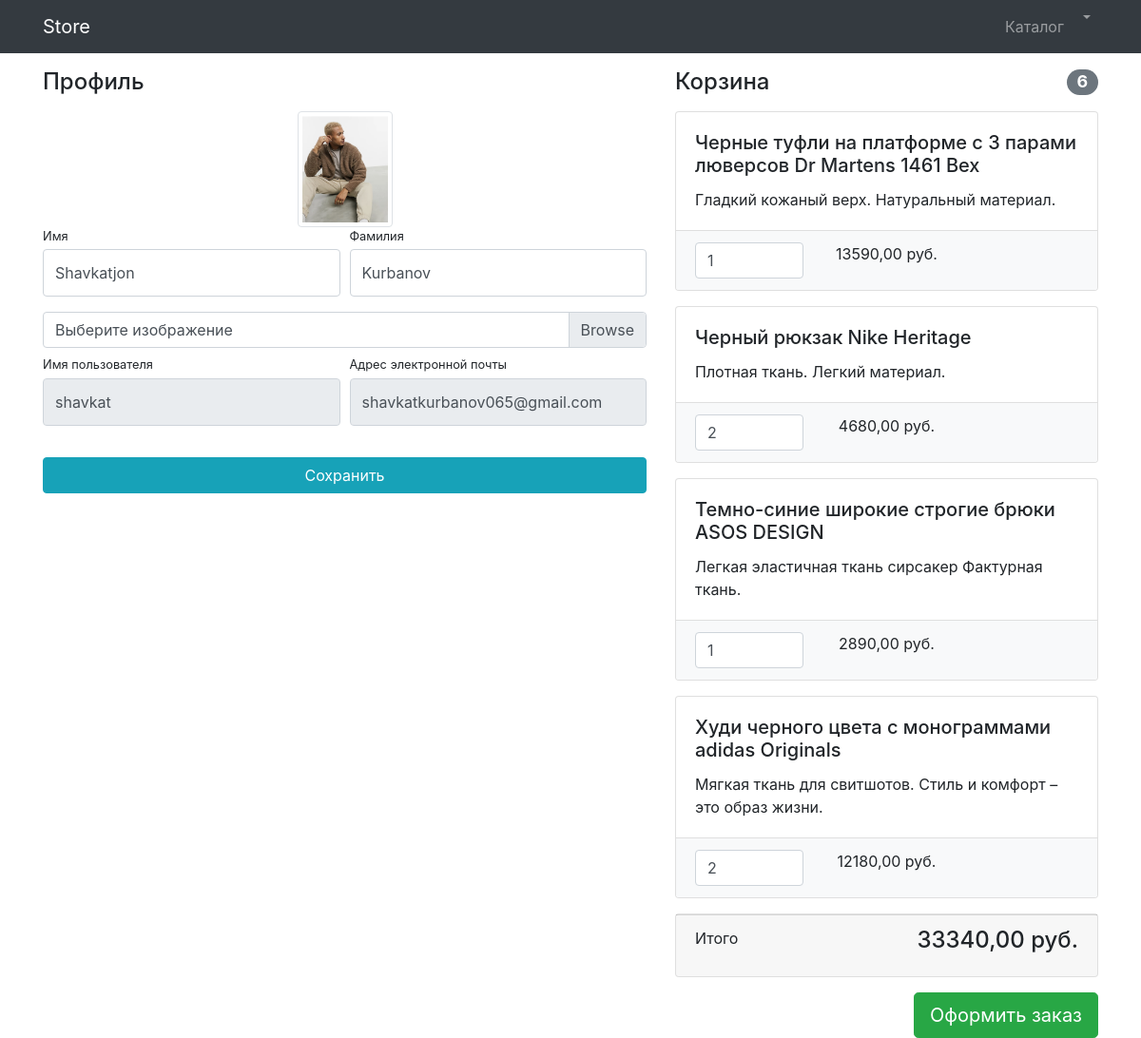
Page /users/profile/1/ (signed in) on the committed database.
### users/models.py (models this page shows)
class User(AbstractUser):
    image = models.ImageField(upload_to='users_images', null=True, blank=True)

### products/models.py (models this page shows, shortened)
class Basket(models.Model):
    user = models.ForeignKey(to=User, on_delete=models.CASCADE)
    product = models.ForeignKey(to=Product, on_delete=models.CASCADE)
    quantity = models.PositiveSmallIntegerField(default=0)
    created_timestamp = models.DateTimeField(auto_now_add=True)
    objects = BasketQuerySet.as_manager()
    def sum(self):
        return self.product.price * self.quantity
    def total_quantity(self):
        baskets = Basket.objects.filter(user=self.user)
        return sum(basket.quantity for basket in baskets)

class Product(models.Model):
    name = models.CharField(max_length=266, unique=True)
    description = models.TextField()
    price = models.DecimalField(max_digits=10, decimal_places=2)
    quantity = models.PositiveIntegerField(default=0)
    image = models.ImageField(upload_to='products_images')
    category = models.ForeignKey(to=ProductCategory, on_delete=models.CASCADE)
    class Meta:
        verbose_name = 'Продукт'
        verbose_name_plural = 'Продукты'

### users/views.py (the view, shortened to what this page needs)
# urls.py: path('profile/<int:pk>/', login_required(UserProfileView.as_view()), name='profile'),
class UserProfileView(TitleMixin, UpdateView):
    model = User
    form_class = UserProfileForm
    template_name = 'users/profile.html'
    title = 'Store - Личный кабинет'
    def get_context_data(self, **kwargs):
        context = super(UserProfileView, self).get_context_data()
        context['baskets'] = Basket.objects.filter(user=self.object)
        return context

### users/forms.py
class UserProfileForm(UserChangeForm):
    first_name = forms.CharField(widget=forms.TextInput(attrs={'class': 'form-control py-4'}))
    last_name = forms.CharField(widget=forms.TextInput(attrs={'class': 'form-control py-4'}))
    image = forms.ImageField(widget=forms.FileInput(attrs={'class': 'custom-file-input'}), required=False)
    username = forms.CharField(widget=forms.TextInput(attrs={'class': 'form-control py-4', 'readonly': True}))
    email = forms.CharField(widget=forms.TextInput(attrs={'class': 'form-control py-4', 'readonly': True}))
    class Meta:
        model = User
        fields = ('first_name', 'last_name', 'image', 'username', 'email')

### common/views.py (called while the page is built)
    def get_context_data(self, **kwargs):
        context = super(TitleMixin, self).get_context_data(**kwargs)
        context['title'] = self.title
        return context

### products/models.py (called while the page is built)
    def total_sum(self):
        return sum(basket.sum() for basket in self)

### templates/users/profile.html (shortened to what this page needs)
{% extends 'products/base.html' %}
{% load static %}
{% block css %}
    <link href="{% static 'vendor/css/profile.css' %}" rel="stylesheet">
{% endblock %}
{% block content %}
    <div class="container">
    <div class="row">
        <div class="col-lg-7">
            <h4 class="mt-3 mb-3">Профиль</h4>
            <div class="col-lg-12 text-center">
                <img width="100" height="100"
                     src="{% if user.image %} {{ user.image.url }} {% else %} {% static 'vendor/img/users/default_avatar.jpg' %} {% endif %}"
                     class="img-thumbnail">
            </div>
            <form action="{% url 'users:profile' user.id %}" method="post" enctype="multipart/form-data">
                <div class="form-row">
                    <div class="col-lg-6">
                        <div class="form-group">
                            <label class="small mb-1" for="{{ form.first_name.id_for_label }}">Имя</label>
                            {{ form.first_name }}
                        </div>
                    </div>
                    <div class="col-lg-6">
                        <div class="form-group">
                            <label class="small mb-1" for="{{ form.last_name.id_for_label }}">Фамилия</label>
                            {{ form.last_name }}
                        </div>
                    </div>
                </div>
                <div class="form-row mb-2">
                    <div class="col-lg-12">
                        <div class="custom-file">
                            <label class="custom-file-label" for="{{ form.image.id_for_label }}">
                                Выберите изображение
                            </label>
                        </div>
                    </div>
                </div>
                <div class="form-row">
                    <div class="col-lg-6">
                        <label class="small mb-1" for="{{ form.username.id_for_label }}">Имя пользователя</label>
                        {{ form.username }}
                    </div>
                    <div class="col-lg-6">
                        <label class="small mb-1" for="{{ form.email.id_for_label}}">Адрес электронной
                            почты</label>
                        {{ form.email }}
                    </div>
                </div>
                <div class="form-row">
                    <div class="col-lg-12" style="margin-top: 33px;">
                        <input class="btn btn-info btn-block" type="submit" value="Сохранить">
                    </div>
                </div>
            </form>
        </div>
        <div class="col-lg-5">
            {% include 'products/baskets.html' %}
        </div>
    </div>
</div>
{% endblock %}

### templates/products/baskets.html (shortened to what this page needs)
{% if baskets %}
<h4 class="mt-3 mb-3 d-flex justify-content-between align-items-center mb-3">
    Корзина <span class="badge badge-secondary badge-pill">{{ baskets.0.total_quantity }}</span>
</h4>
{% for basket in baskets %}
    <div class="card mb-3">
        <div class="card-body">
            <h5 class="card-title">{{ basket.product.name }}</h5>
            <p class="card-text">{{ basket.product.description }}</p>
        </div>
        <ul class="list-group list-group-flush">
            <li class="list-group-item bg-light">
                <div class="row text-center">
                    <div class="col-lg-4">
                        <input name="basketID" type="number" class="form-control"
                               value="{{ basket.quantity }}" min="0">
                    </div>
                    <div class="col-lg-4">{{ basket.sum  }} руб.</div>
                    <div class="col-lg-4">
                    </div>
                </div>
            </li>
        </ul>
    </div>
{% endfor %}
<div class="card mb-3">
    <div class="card-footer">
        <p class="float-left">Итого</p>
        <h4 class="float-right">{{ baskets.total_sum }} руб.</h4>
    </div>
</div>
<a class="btn btn-success btn-lg float-right" href="../orders/order-create.html">
    Оформить заказ
</a>
{% else %}
<h4 class="mt-3 mb-3 text-center">
    Корзина пуста!!!
</h4>
{% endif %}

### rows in the picture
User: image (picture), first_name "Shavkatjon", last_name "Kurbanov", username "shavkat", email "shavkatkurbanov065@gmail.com"
Basket: user+quantity "6", product.name "Черные туфли на платформе с 3 парами люверсов Dr Martens 1461 Bex", product.description "Гладкий кожаный верх. Натуральный материал.", basketID "1", sum "13590,00", total_sum "33340,00"
Basket: product.name "Черный рюкзак Nike Heritage", product.description "Плотная ткань. Легкий материал.", basketID "2", sum "4680,00"
Basket: product.name "Темно-синие широкие строгие брюки ASOS DESIGN", product.description "Легкая эластичная ткань сирсакер Фактурная ткань.", basketID "1", sum "2890,00"
Basket: product.name "Худи черного цвета с монограммами adidas Originals", product.description "Мягкая ткань для свитшотов. Стиль и комфорт – это образ жизни.", basketID "2", sum "12180,00"
